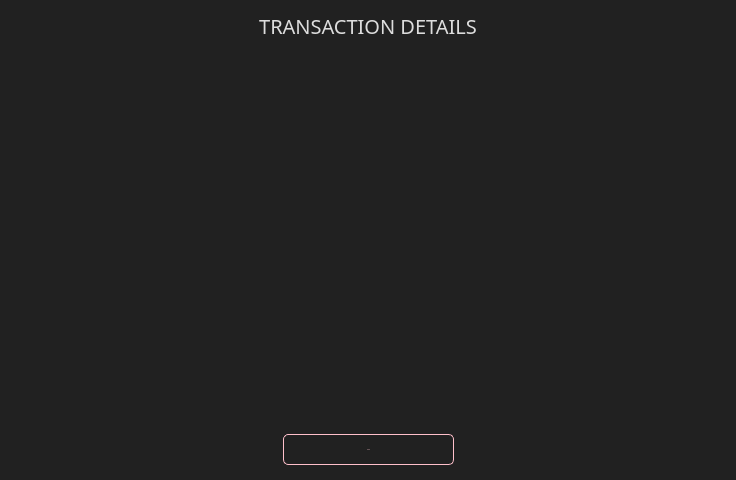
<?xml version="1.0" encoding="UTF-8"?>
<ui version="4.0">
 <class>TransactionDetailsDialog</class>
 <widget class="QDialog" name="TransactionDetailsDialog">
  <property name="geometry">
   <rect>
    <x>0</x>
    <y>0</y>
    <width>736</width>
    <height>480</height>
   </rect>
  </property>
  <property name="windowTitle">
   <string>Transaction details</string>
  </property>
  <property name="styleSheet">
   <string notr="true">background-color: #212121;
border: 0px;
color: #ddd;
</string>
  </property>
  <layout class="QVBoxLayout" name="verticalLayout">
   <property name="leftMargin">
    <number>15</number>
   </property>
   <property name="topMargin">
    <number>10</number>
   </property>
   <property name="rightMargin">
    <number>15</number>
   </property>
   <property name="bottomMargin">
    <number>15</number>
   </property>
   <item>
    <widget class="QLabel" name="label">
     <property name="minimumSize">
      <size>
       <width>0</width>
       <height>31</height>
      </size>
     </property>
     <property name="font">
      <font>
       <family>Poppins</family>
       <pointsize>-1</pointsize>
      </font>
     </property>
     <property name="styleSheet">
      <string notr="true">color: #ddd;
border-right: 0px;
font-size: 20px;
</string>
     </property>
     <property name="text">
      <string>TRANSACTION DETAILS</string>
     </property>
     <property name="alignment">
      <set>Qt::AlignCenter</set>
     </property>
    </widget>
   </item>
   <item>
    <widget class="QTextBrowser" name="m_detailsBrowser">
     <property name="font">
      <font>
       <family>Poppins</family>
       <pointsize>-1</pointsize>
      </font>
     </property>
     <property name="styleSheet">
      <string notr="true">color: #ddd;
border-right: 0px;

font-family: Poppins;</string>
     </property>
     <property name="html">
      <string>&lt;!DOCTYPE HTML PUBLIC &quot;-//W3C//DTD HTML 4.0//EN&quot; &quot;http://www.w3.org/TR/REC-html40/strict.dtd&quot;&gt;
&lt;html&gt;&lt;head&gt;&lt;meta name=&quot;qrichtext&quot; content=&quot;1&quot; /&gt;&lt;style type=&quot;text/css&quot;&gt;
p, li { white-space: pre-wrap; }
&lt;/style&gt;&lt;/head&gt;&lt;body style=&quot; font-family:'Poppins'; font-size:14px; font-weight:400; font-style:normal;&quot;&gt;
&lt;p style=&quot;-qt-paragraph-type:empty; margin-top:0px; margin-bottom:0px; margin-left:0px; margin-right:0px; -qt-block-indent:0; text-indent:0px;&quot;&gt;&lt;br /&gt;&lt;/p&gt;&lt;/body&gt;&lt;/html&gt;</string>
     </property>
    </widget>
   </item>
   <item>
    <layout class="QHBoxLayout" name="horizontalLayout">
     <item>
      <spacer name="horizontalSpacer">
       <property name="orientation">
        <enum>Qt::Horizontal</enum>
       </property>
       <property name="sizeHint" stdset="0">
        <size>
         <width>40</width>
         <height>20</height>
        </size>
       </property>
      </spacer>
     </item>
     <item>
      <widget class="QPushButton" name="m_okButton">
       <property name="minimumSize">
        <size>
         <width>171</width>
         <height>31</height>
        </size>
       </property>
       <property name="font">
        <font>
         <family>Poppins</family>
         <pointsize>-1</pointsize>
        </font>
       </property>
       <property name="styleSheet">
        <string notr="true">QPushButton#m_okButton
{
    color: pink;
    border: 1px solid pink;
    
    border-radius: 5px; 
}

QPushButton#m_okButton:hover
{
    color:#FFD700;
    border: 1px solid pink;
    
    border-radius: 5px;
    
}</string>
       </property>
       <property name="text">
        <string>CLOSE</string>
       </property>
      </widget>
     </item>
     <item>
      <spacer name="horizontalSpacer_2">
       <property name="orientation">
        <enum>Qt::Horizontal</enum>
       </property>
       <property name="sizeHint" stdset="0">
        <size>
         <width>40</width>
         <height>20</height>
        </size>
       </property>
      </spacer>
     </item>
    </layout>
   </item>
  </layout>
 </widget>
 <resources/>
 <connections>
  <connection>
   <sender>m_okButton</sender>
   <signal>clicked()</signal>
   <receiver>TransactionDetailsDialog</receiver>
   <slot>accept()</slot>
   <hints>
    <hint type="sourcelabel">
     <x>619</x>
     <y>331</y>
    </hint>
    <hint type="destinationlabel">
     <x>335</x>
     <y>178</y>
    </hint>
   </hints>
  </connection>
 </connections>
</ui>
